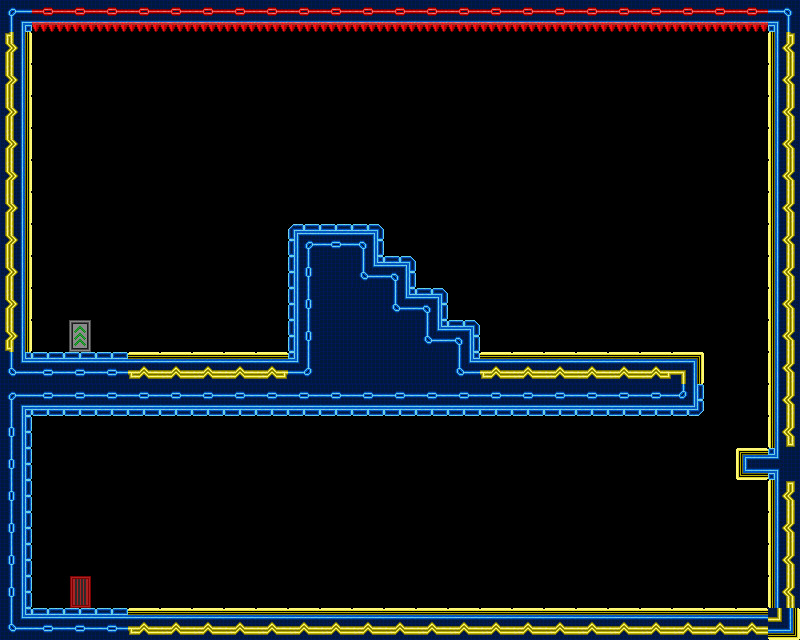

A level layout from a 2D game, rendered from its tile map. Below: a short description, then the map file with tile-grid data replaced by summaries:
An orthogonal 25x20 tile map with 32x32 px tiles, 1 tile layer (Tile Layer 1), 2 tilesets and 19 objects.

<map version="1.0" orientation="orthogonal" renderorder="right-down" width="25" height="20" tilewidth="32" tileheight="32" nextobjectid="21">
 <tileset firstgid="1" name="TestTile" tilewidth="32" tileheight="32" tilecount="117">
  <image source="resources/tiles/TestTile.png" width="416" height="288" />
 </tileset>
 <tileset firstgid="118" name="New_Spritesheet" tilewidth="32" tileheight="32" tilecount="1024">
  <image source="resources/tiles/New_Spritesheet.png" width="1024" height="1024" />
 </tileset>
 <layer name="Tile Layer 1" width="25" height="20">
  <data>[500 cells, 149 non-empty, 29 distinct tile ids]</data>
 </layer>
 <objectgroup name="Triggers" visible="0">
  <object id="1" x="32" y="608" width="96" height="32">
   <properties>
    <property name="blocker" value="t" />
   </properties>
  </object>
  <object id="2" x="32" y="384" width="672" height="32">
   <properties>
    <property name="blocker" value="br" />
   </properties>
  </object>
  <object id="3" x="32" y="352" width="96" height="32">
   <properties>
    <property name="blocker" value="t" />
   </properties>
  </object>
  <object id="4" x="288" y="224" width="96" height="128">
   <properties>
    <property name="blocker" value="tlr" />
   </properties>
  </object>
  <object id="5" x="384" y="256" width="32" height="32">
   <properties>
    <property name="blocker" value="tr" />
   </properties>
  </object>
  <object id="6" x="416" y="288" width="32" height="32">
   <properties>
    <property name="blocker" value="tr" />
   </properties>
  </object>
  <object id="7" x="448" y="320" width="32" height="32">
   <properties>
    <property name="blocker" value="tr" />
   </properties>
  </object>
  <object id="8" x="608" y="288" width="32" height="32">
   <properties>
    <property name="blocker" value="tbrl" />
   </properties>
  </object>
  <object id="9" x="0" y="352" width="32" height="256">
   <properties>
    <property name="ObsReverse" value="" />
    <property name="blocker" value="r" />
   </properties>
  </object>
  <object id="10" x="768" y="32" width="32" height="576">
   <properties>
    <property name="ObsReverse" value="" />
    <property name="bouncy" value="l" />
    <property name="power" value="1200" />
   </properties>
  </object>
  <object id="11" x="32" y="0" width="736" height="32">
   <properties>
    <property name="deadly" value="b" />
   </properties>
  </object>
  <object id="12" x="128" y="608" width="640" height="32">
   <properties>
    <property name="bouncy" value="t" />
    <property name="power" value="800" />
   </properties>
  </object>
  <object id="13" x="128" y="352" width="576" height="32">
   <properties>
    <property name="bouncy" value="tr" />
    <property name="power" value="1800" />
   </properties>
  </object>
  <object id="14" x="736" y="448" width="32" height="32">
   <properties>
    <property name="bouncy" value="tbl" />
    <property name="power" value="800" />
   </properties>
  </object>
  <object id="15" x="64" y="320" width="32" height="32">
   <properties>
    <property name="playerExit" value="Level12" />
   </properties>
  </object>
  <object id="16" x="64" y="576" width="32" height="32">
   <properties>
    <property name="playerEntrance" value="" />
   </properties>
  </object>
  <object id="17" x="0" y="32" width="32" height="320">
   <properties>
    <property name="bouncy" value="r" />
    <property name="power" value="1200" />
   </properties>
  </object>
  <object id="19" x="160" y="448" width="32" height="32">
   <properties>
    <property name="ObsSpeed" value="150" />
    <property name="Obstacle" value="h" />
   </properties>
  </object>
  <object id="20" x="416" y="480" width="32" height="32">
   <properties>
    <property name="ObsSpeed" value="150" />
    <property name="Obstacle" value="h" />
   </properties>
  </object>
 </objectgroup>
</map>
